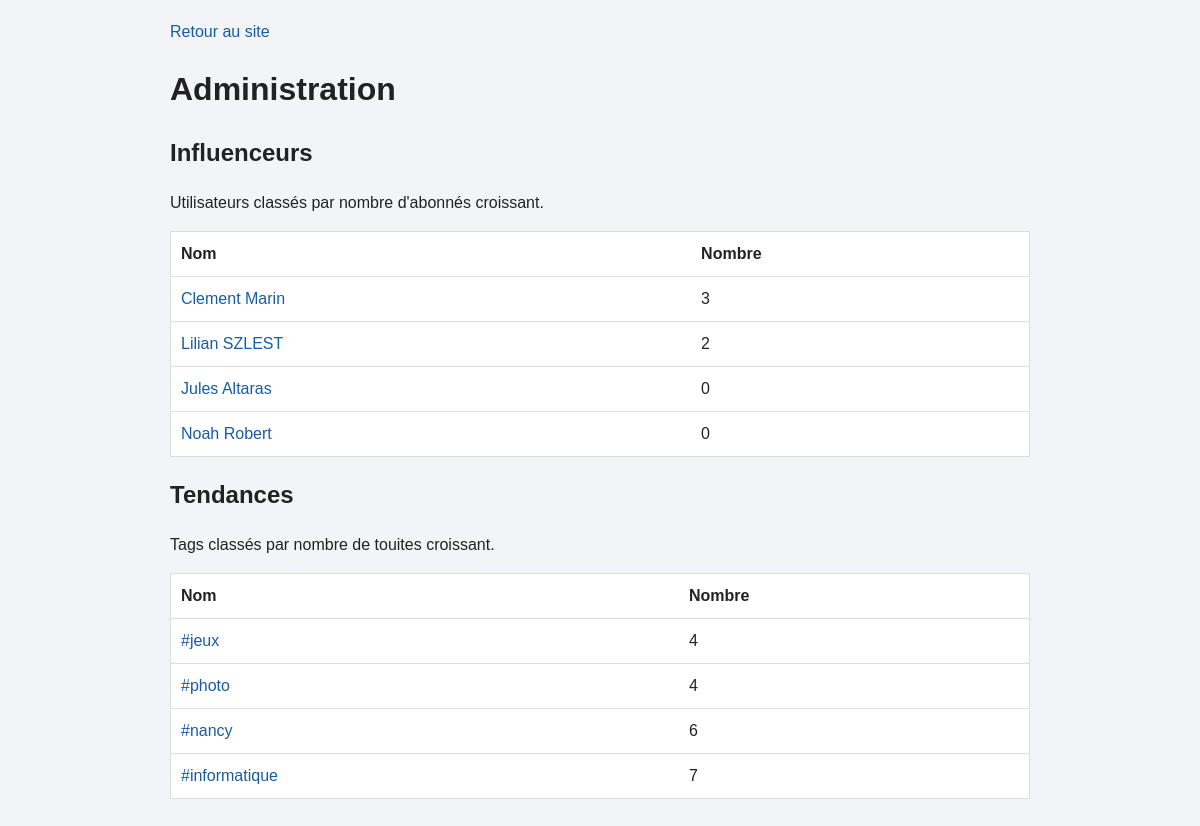
The app's page /admin.php, older data.
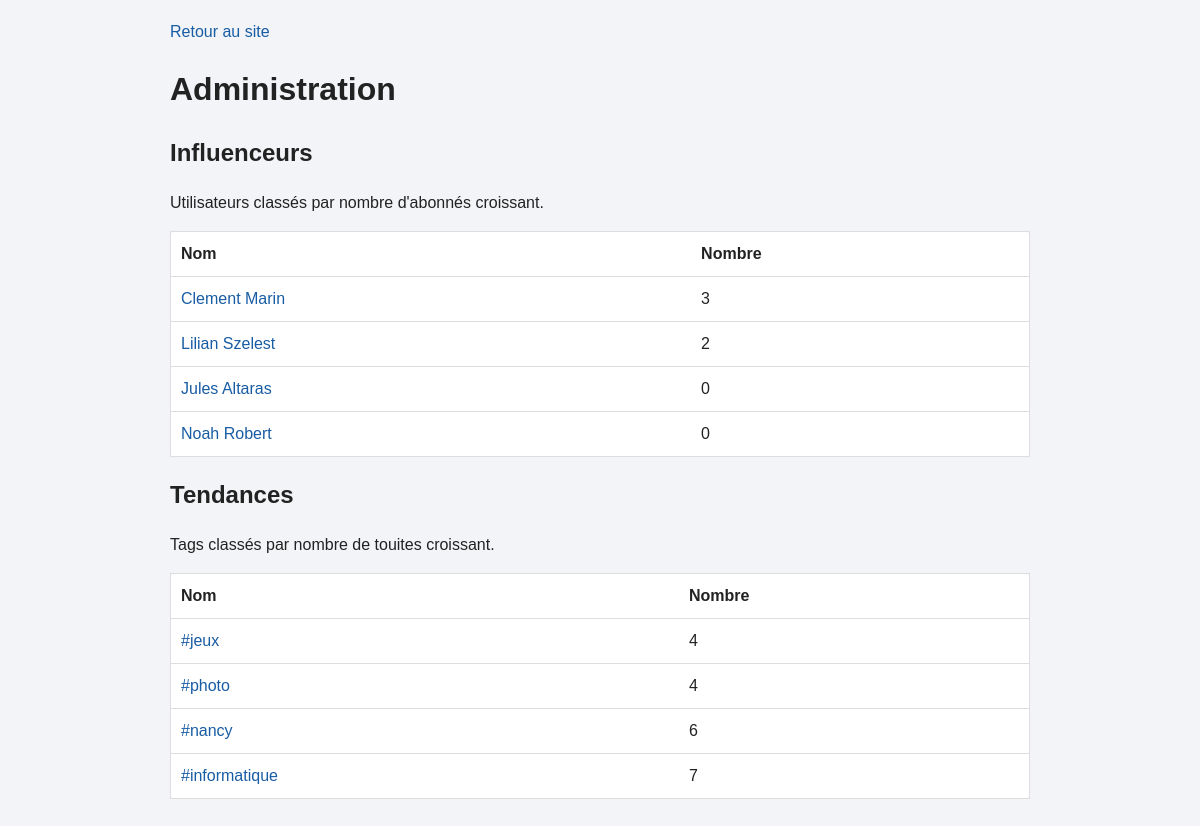
The same page, newer data.
### tables this page shows
CREATE TABLE UTILISATEUR (
    id_utilisateur INT,
    nom VARCHAR(50),
    prenom VARCHAR(50),
    email VARCHAR(100),
    nb_touites INT DEFAULT 0,

    CONSTRAINT pk_utilisateur PRIMARY KEY (id_utilisateur),
    CONSTRAINT uq_utilisateur_email UNIQUE (email)
);

### src/classes/repository/Repository.php (called while the page is built, shortened)
<?php
class Repository
{
    public function __construct()
    {
        $this->pdo = Connexion::obtenir();
    }
}

### src/classes/config/Connexion.php (called while the page is built, shortened)
<?php
class Connexion
{
    private static ?\PDO $pdo = null;
    public static function obtenir(): ?\PDO
    {
        if (self::$pdo !== null) {
            return self::$pdo;
        }
        $config = parse_ini_file(__DIR__ . '/touiteur.ini');
        $dsn = 'mysql:host=' . $config['host'] . ';port=' . $config['port'];
        $dsn .= ';dbname=' . $config['database'] . ';charset=utf8mb4';
        try {
            $pdo = new \PDO($dsn, $config['username'], $config['password']);
            $pdo->setAttribute(\PDO::ATTR_ERRMODE, \PDO::ERRMODE_EXCEPTION);
            $pdo->setAttribute(\PDO::ATTR_DEFAULT_FETCH_MODE, \PDO::FETCH_ASSOC);
            foreach (['TAG', 'IMAGE', 'SUIVRE', 'ABONNEMENT_TAG', 'TOUITE_TAG'] as $table) {
                $pdo->query('SELECT * FROM ' . $table . ' LIMIT 1');
            }
            $pdo->query('SELECT * FROM TOUITE LIMIT 1');
            $pdo->exec("SET time_zone = '" . date('P') . "'");
            self::$pdo = $pdo;
            return $pdo;
        } catch (\PDOException $e) {
            die('Erreur BDD : ' . htmlspecialchars($e->getMessage()));
        }
    }
}

### src/classes/repository/UtilisateurRepository.php (called while the page is built, shortened)
<?php
class UtilisateurRepository extends Repository
{
    public function influenceurs(): array
    {
        $sql = 'SELECT u.id_utilisateur, u.nom, u.prenom, COUNT(s.id_utilisateur_abonne) AS total
            FROM UTILISATEUR u LEFT JOIN SUIVRE s ON s.id_utilisateur_suivi = u.id_utilisateur
            GROUP BY u.id_utilisateur, u.nom, u.prenom ORDER BY total DESC, u.id_utilisateur ASC';
        $requete = $this->pdo->prepare($sql);
        $requete->execute();
        return $requete->fetchAll();
    }
}

### src/classes/repository/TagRepository.php (called while the page is built, shortened)
<?php
class TagRepository extends Repository
{
    public function tendances(): array
    {
        $sql = 'SELECT t.id_tag, t.libelle, COUNT(tt.id_touite) AS total FROM TAG t
            LEFT JOIN TOUITE_TAG tt ON tt.id_tag = t.id_tag GROUP BY t.id_tag, t.libelle
            ORDER BY total ASC, t.libelle ASC';
        $requete = $this->pdo->prepare($sql);
        $requete->execute();
        return $requete->fetchAll();
    }
}

### src/classes/renderer/PageRenderer.php (the view, shortened to what this page needs)
<?php
class PageRenderer
{
        ?>
        <?php
    public static function classement(array $lignes, bool $tags = false): string
    {
        $html = '<table><tr><th>Nom</th><th>Nombre</th></tr>';
        foreach ($lignes as $ligne) {
            if ($tags) {
                $nom = '#' . $ligne['libelle'];
                $url = '?action=tag&id=' . $ligne['id_tag'];
            } else {
                $nom = $ligne['prenom'] . ' ' . $ligne['nom'];
                $url = '?action=author&id=' . $ligne['id_utilisateur'];
            }
            $html .= '<tr><td><a href="index.php' . $url . '">' . htmlspecialchars($nom) . '</a></td>';
            $html .= '<td>' . (int) $ligne['total'] . '</td></tr>';
        }
        return $html . '</table>';
    }
}

Row changes from the older to the newer data that the page shows:
changed utilisateur: nom "Lilian SZLEST" → "Lilian Szelest"
